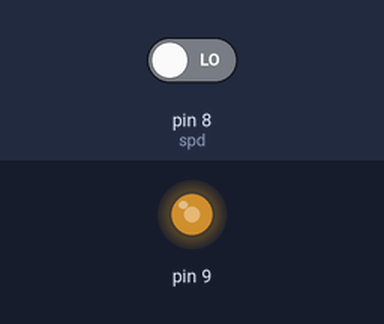
A sketch run on a simulated Arduino Uno, built with avr-gcc and run on an emulated ATmega328P. Parts: output pins drawn as LEDs (lit = HIGH). Inputs (shaded band) come from the test bench; at power-on: pin 8 (spd) LOW. What the sketch prints to the serial monitor is not drawn.

Above: at 0.1 s.
Timing chart, 0 to 1.6 s (numbered marks = the images above):
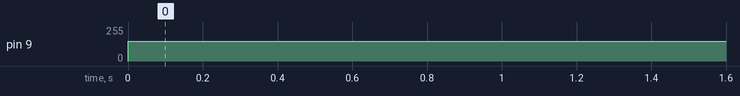

Measured:
- by itself, pin 9: 0/255 → 150/255 at 0.00 s

The sketch:

RPM_final.ino
```cpp
unsigned long tslr = 0;
int interval_one = 10;
int spd = 8;
int low = 7;
//int pwm=9;
//unsigned int counter = 0;
float RPM;

int i;


void setup() {
  Serial.begin(9600);
  pinMode(A0, INPUT);
  pinMode(9, OUTPUT);
  // put your setup code here, to run once:

}

void loop()
{
  //digitalWrite(7, LOW);
  float pwm = 150;//(255. / 1023.) * analogRead(A0);
  //Serial.println(pwm);
  analogWrite(9, pwm);
  tslr = millis();
  int count = 0;
  while ( millis() - tslr < 20)
  {
    if (digitalRead(spd) == HIGH)
    {
      count ++;
      while (digitalRead(spd) == HIGH);
    }
  }

  //Serial.print("\t");

  Serial.println((count * 2.5));
  //Serial.print("\t");
  //Serial.println((5./1023.)*analogRead(A0));
  //delay(250);
  // Serial.println(" aaaaaaaaaaaaaaaaaaaaaaaaaaaaaaaaaaaaaaaaaaaaaaaaaaaa ");


}
```
